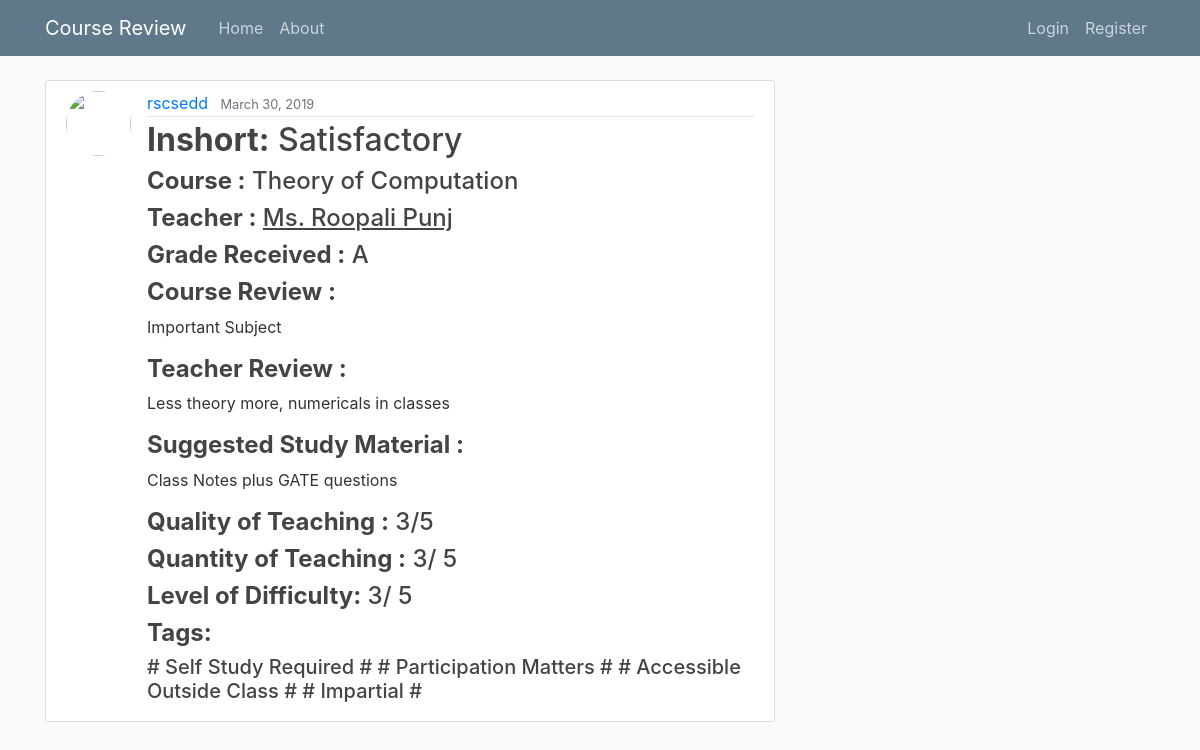
The app's page /post/54/ with its own data.
### blog/models.py (models this page shows, shortened)
class Post(models.Model):
	title = models.CharField(max_length=100)
	grade_received = models.CharField(max_length=15, default="Select Grade")
	course_review = models.TextField(default="---")
	teacher_review = models.TextField(default="---")
	study_material = models.TextField(default="---")
	quality_rating = models.IntegerField(default=5, validators=[MinValueValidator(0), MaxValueValidator(5)])
	quantity_rating = models.IntegerField(default=5, validators=[MinValueValidator(0), MaxValueValidator(5)])
	level_of_difficulty_rating = models.IntegerField(default=5, validators=[MinValueValidator(0), MaxValueValidator(5)])
	take_again = models.BooleanField(default=False)
	tough_grader = models.BooleanField(default=False)
	self_study_required = models.BooleanField(default=False)
	participation_matters = models.BooleanField(default=False)
	lot_of_assignment = models.BooleanField(default=False)
	accessible_outside_class = models.BooleanField(default=False)
	skip_class_you_dont_pass = models.BooleanField(default=False)
	impartial = models.BooleanField(default=False)
	test_heavy = models.BooleanField(default=False)
	amazing_lectures = models.BooleanField(default=False)
	lecture_heavy = models.BooleanField(default=False)
	date_posted = models.DateTimeField(default=timezone.now)
	author = models.ForeignKey(User, on_delete=models.CASCADE)
	teacher = models.ForeignKey(Teacher, on_delete=models.CASCADE)
	course = models.ForeignKey(Course, on_delete=models.CASCADE)

class Course(models.Model):
	course_name = models.CharField(max_length=100, default="")

class Teacher(models.Model):
	teacher_name = models.CharField(max_length=100, default="")
	quality = models.DecimalField(max_digits=20,decimal_places=2,default=Decimal('0.00'))
	quantity = models.DecimalField(max_digits=20,decimal_places=2,default=Decimal('0.00'))
	level_of_difficulty = models.DecimalField(max_digits=20,decimal_places=2,default=Decimal('0.00'))
	take_again = models.IntegerField(default=0)
	tough_grader = models.IntegerField(default=0)
	self_study_required = models.IntegerField(default=0)
	participation_matters = models.IntegerField(default=0)
	lot_of_assignment = models.IntegerField(default=0)
	accessible_outside_class = models.IntegerField(default=0)
	skip_class_you_dont_pass = models.IntegerField(default=0)
	impartial = models.IntegerField(default=0)
	test_heavy = models.IntegerField(default=0)
	amazing_lectures = models.IntegerField(default=0)
	lecture_heavy = models.IntegerField(default=0)
	total_reviews = models.IntegerField(default=0)

### blog/views.py (the view)
# urls.py: path('post/<int:pk>/', PostDetailView.as_view(), name='post-detail'),
class PostDetailView(DetailView):
	model = Post

### blog/templates/blog/post_detail.html (shortened to what this page needs)
{% extends "blog/base.html" %}
{% block content %}
	<article class="media content-section">
	  <img class="rounded-circle article-img" src="https://d1nhio0ox7pgb.cloudfront.net/_img/o_collection_png/green_dark_grey/256x256/plain/user.png">
	  <div class="media-body">
	    <div class="article-metadata">
	      <a class="mr-2" href="{% url 'user-posts' object.author.username %}">{{ object.author }}</a>
	      <small class="text-muted">{{ object.date_posted|date:"F d, Y" }}</small>
	    </div>
		    <h2 class="article-title"><b>Inshort:</b> {{ object.title }}</h2>
		    <div>
		    	<h4><b>Course :</b> {{ object.course.course_name }}</h4>
		    </div>
		    <div>
		    	<h4><b>Teacher :</b><a class="article-title " href="{% url 'teacher-detail' object.teacher.id %}"> <u>{{ object.teacher.teacher_name }}</u></a></h4>
		    </div>
		    <div>
		    	<h4><b>Grade Received :</b> {{ object.grade_received }}</h4>
		    </div>
		    <div>
			    <h4><b>Course Review :</b></h4>
			    <p class="article-content">{{ object.course_review }}</p>
		    </div>
		    <div>
		    	<h4><b>Teacher Review :</b></h4>
		    	<p class="article-content">{{ object.teacher_review }}</p>
		    </div>
		    <div>
		    	<h4><b>Suggested Study Material :</b></h4>
		    	<p class="article-content">{{ object.study_material }}</p>
		    </div>
		    <div>
		    	<h4><b>Quality of Teaching :</b> {{ object.quality_rating }}/5</h4>
		    </div>
		    <div>
		    	<h4><b>Quantity of Teaching :</b> {{ object.quantity_rating }}/ 5</h4>
		    </div>
		    <div>
		    	<h4><b>Level of Difficulty:</b> {{ object.level_of_difficulty_rating }}/ 5</h4>
		    </div>
		    <div>
		    	<h4><b>Tags:</b></h4>
		    	<h5>
		        {% if object.self_study_required == True %}
			      	# Self Study Required #
		        {% endif %}
		        {% if object.participation_matters == True %}
			      	# Participation Matters #
		        {% endif %}
		        {% if object.accessible_outside_class == True %}
			      	# Accessible Outside Class #
		        {% endif %}
		        {% if object.impartial == True %}
			      	# Impartial #
		        {% endif %}
		    	</h5>
	        </div>
	  </div>
	</article>
{% endblock content %}

### blog/static/blog/main.css (style rules this page uses)
body { background: #fafafa; color: #333333; margin-top: 5rem; }
h1, h2, h3, h4, h5, h6 { color: #444444; }
.content-section { background: #ffffff; padding: 10px 20px; border: 1px solid #dddddd; border-radius: 3px; margin-bottom: 20px; }
.article-title { color: #444444; }
.article-content { white-space: pre-line; }
.article-img { height: 65px; width: 65px; margin-right: 16px; }
.article-metadata { padding-bottom: 1px; margin-bottom: 4px; border-bottom: 1px solid #e3e3e3 }

### records on screen
Post: author "rscsedd", date_posted "March 30, 2019", title "Satisfactory", course.course_name "Theory of Computation", teacher.teacher_name "Ms. Roopali Punj", grade_received "A", course_review "Important Subject", teacher_review "Less theory more, numericals in classes", study_material "Class Notes plus GATE questions", quality_rating "3", quantity_rating "3", level_of_difficulty_rating "3"
